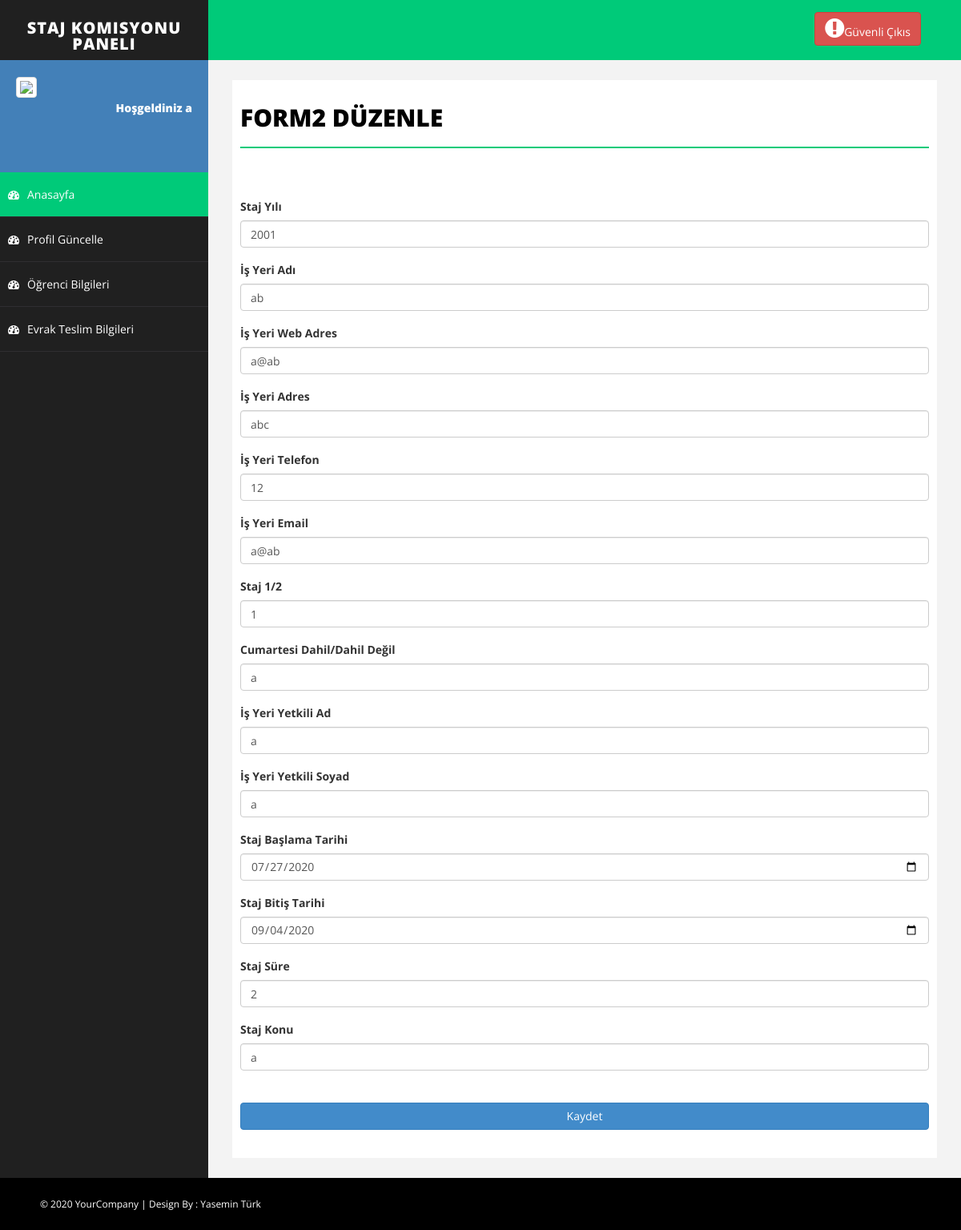
The app's page /form_guncelle.php?ogrenci_id=1 (signed in) with its own data.
### tables this page shows
CREATE TABLE IF NOT EXISTS `form2` (
  `form2_id` int(11) NOT NULL AUTO_INCREMENT,
  `ogrenci_id` varchar(11) NOT NULL,
  `staj_yili` year(4) NOT NULL,
  `isyeri_ad` varchar(100) NOT NULL,
  `isyeri_web_adres` varchar(200) NOT NULL,
  `isyeri_adres` varchar(500) NOT NULL,
  `isyeri_tel` varchar(20) NOT NULL,
  `isyeri_email` varchar(500) NOT NULL,
  `staj_1_2` int(11) NOT NULL,
  `cumartesi_dahil` varchar(50) NOT NULL,
  `isyeri_yetkili_ad` varchar(50) NOT NULL,
  `isyeri_yetkili_soyad` varchar(50) NOT NULL,
  `staj_bas_tar` date NOT NULL,
  `staj_bit_tar` date NOT NULL,
  `staj_sure` int(11) NOT NULL,
  `staj_konu` varchar(500) NOT NULL,
  `durum` tinyint(4) NOT NULL,
  PRIMARY KEY (`form2_id`)
);

### form_guncelle.php (the view, shortened to what this page needs)
<?php
include 'baglan.php';
include 'header.php';
include 'sidebar.php';
if(isset($_SESSION['admin_kadi'])  and !isset($_SESSION['ogrenci_kadi']) )
{
$id=$_GET["ogrenci_id"];
$form2sorgu=mysqli_query($baglan,"SELECT * from form2 where ogrenci_id='$id'");
mysqli_set_charset($baglan, "utf8");
$form2cek=mysqli_fetch_array($form2sorgu);
}
?>
<div id="page-wrapper">
    <div id="page-inner">
        <div class="row">
            <div class="col-md-12">
                <h1 class="page-head-line">Form2 Düzenle</h1> <br><br>
            </div>
        </div>
        <form action="" method="POST" role="form">
            <div class="form-group">
                <label>Staj Yılı</label>
                <input class="form-control" type="integer" name="staj_yili" value="<?php echo $form2cek['staj_yili'] ?>">
            </div>
            <div class="form-group">
                <label>İş Yeri Adı</label>
                <input class="form-control" type="text" name="isyeri_ad" value="<?php echo $form2cek['isyeri_ad'] ?>">
            </div>
            <div class="form-group">
                <label>İş Yeri Web Adres</label>
                <input class="form-control" type="text" name="isyeri_web_adres" value="<?php echo $form2cek['isyeri_web_adres'] ?>">
            </div>
            <div class="form-group">
                <label>İş Yeri Adres</label>
                <input class="form-control" type="text" name="isyeri_adres" value="<?php echo $form2cek['isyeri_adres'] ?>">
            </div>
            <div class="form-group">
                <label>İş Yeri Telefon</label>
                <input class="form-control" type="text" name="isyeri_tel" value="<?php echo $form2cek['isyeri_tel'] ?>">
            </div>
            <div class="form-group">
                <label>İş Yeri Email</label>
                <input class="form-control" type="text" name="isyeri_email" value="<?php echo $form2cek['isyeri_email'] ?>">
            </div>
            <div class="form-group">
                <label>Staj 1/2 </label>
                <input class="form-control" type="text" name="staj_1_2" value="<?php echo $form2cek['staj_1_2'] ?>">
            </div>
            <div class="form-group">
                <label> Cumartesi Dahil/Dahil Değil</label>
                <input class="form-control" type="text" name="cumartesi_dahil" value="<?php echo $form2cek['cumartesi_dahil'] ?>">
            </div>
            <div class="form-group">
                <label>İş Yeri Yetkili Ad</label>
                <input class="form-control" type="text" name="isyeri_yetkili_ad" value="<?php echo $form2cek['isyeri_yetkili_ad'] ?>">
            </div>
            <div class="form-group">
                <label>İş Yeri Yetkili Soyad</label>
                <input class="form-control" type="text" name="isyeri_yetkili_soyad" value="<?php echo $form2cek['isyeri_yetkili_soyad'] ?>">
            </div>
            <div class="form-group">
                <label>Staj Başlama Tarihi</label>
                <input class="form-control" type="date" name="staj_bas_tar" value="<?php echo $form2cek['staj_bas_tar'] ?>">
            </div>
            <div class="form-group">
                <label>Staj Bitiş Tarihi</label>
                <input class="form-control" type="date" name="staj_bit_tar" value="<?php echo $form2cek['staj_bit_tar'] ?>">
            </div>
            <div class="form-group">
                <label>Staj Süre</label>
                <input class="form-control" type="integer" name="staj_sure" value="<?php echo $form2cek['staj_sure'] ?>">
            </div>
            <div class="form-group">
                <label>Staj Konu</label>
                <input class="form-control" type="text" name="staj_konu" value="<?php echo $form2cek['staj_konu'] ?>">
            </div>
            <br>
            <?php $sorgu= mysqli_query($baglan,"SELECT * from form2 where ogrenci_id='$id' and durum=1");
            $say2=mysqli_num_rows($sorgu);
            ?>
            <?php if (isset($_SESSION['admin_kadi']) and $admin_yetki==0 and !isset($_SESSION['ogrenci_kadi']) ) {?>
                <center><button style="width: 100%" type="submit" name="profil_duzenle_kaydet" class="btn btn-primary"<?php if($say2>0){ ?>disabled <?php }?> > <?php if($say2>0){ ?>  Güncelleme işlemini tamamladınız <?php }else {?> Kaydet <?php } ?></button></center>  <br>
                 <?php } if (isset($_SESSION['admin_kadi']) and $admin_yetki==1 and !isset($_SESSION['ogrenci_kadi']) ) { ?>
                 <center><button style="width: 100%" type="submit" name="profil_duzenle_kaydet" class="btn btn-primary">Kaydet</button></center>  <br>
             <?php } if (isset($_SESSION['ogrenci_kadi']) and !isset($_SESSION['admin_kadi']) ) {?>
                <center><button style="width: 100%" type="submit" name="profil_duzenle_kaydet" class="btn btn-primary">Kaydet</button></center>  <br>
             <?php }?>
            </form>
        </div>
    </div>
<?php include 'footer.php'; ?>

### assets/css/basic.css (style rules this page uses)
body { font-family: 'Open Sans', sans-serif; line-height:25px; }
#page-wrapper { padding: 15px 15px; min-height: 600px; background: #F3F3F3; }
#page-inner { width: 100%; margin: 10px 20px 10px 0px; background-color: #fff!important; padding: 10px; min-height: 1200px; }
.page-head-line { font-size: 30px; text-transform: uppercase; color: #000; font-weight: 800; padding-bottom: 20px; border-bottom: 2px solid #00CA79; margin-bottom: 10px; }
@media (min-width:768px) { #page-wrapper { margin: 0 0 0 260px; padding: 15px 30px; min-height: 1200px; } }

### records on screen
form2: staj_yili "2001", isyeri_ad "ab", isyeri_web_adres "a@ab", isyeri_adres "abc", isyeri_tel "12", isyeri_email "a@ab", staj_1_2 "1", cumartesi_dahil "a", isyeri_yetkili_ad "a", isyeri_yetkili_soyad "a", staj_bas_tar "07/27/2020", staj_bit_tar "09/04/2020", staj_sure "2", staj_konu "a"

### other values on screen
$_SESSION['admin_kadi'] "a"
